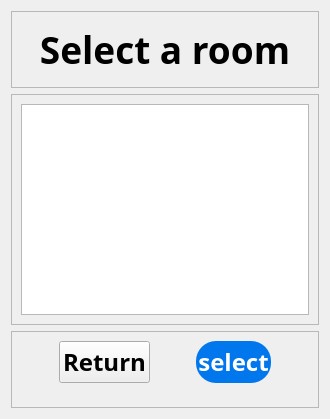
           <widget class="QWidget" name="select_page7">
            <layout class="QVBoxLayout" name="verticalLayout_13">
             <item>
              <layout class="QVBoxLayout" name="verticalLayout_12" stretch="1,3,1">
               <item>
                <widget class="QFrame" name="frame_21">
                 <property name="frameShape">
                  <enum>QFrame::StyledPanel</enum>
                 </property>
                 <property name="frameShadow">
                  <enum>QFrame::Raised</enum>
                 </property>
                 <layout class="QGridLayout" name="gridLayout_42">
                  <item row="0" column="0">
                   <layout class="QGridLayout" name="gridLayout_41">
                    <item row="0" column="0">
                     <widget class="QLabel" name="label_26">
                      <property name="font">
                       <font>
                        <family>Bahnschrift SemiBold</family>
                        <pointsize>28</pointsize>
                        <weight>75</weight>
                        <bold>true</bold>
                       </font>
                      </property>
                      <property name="text">
                       <string>Select a room</string>
                      </property>
                      <property name="alignment">
                       <set>Qt::AlignCenter</set>
                      </property>
                     </widget>
                    </item>
                   </layout>
                  </item>
                 </layout>
                </widget>
               </item>
               <item>
                <widget class="QFrame" name="frame_20">
                 <property name="frameShape">
                  <enum>QFrame::StyledPanel</enum>
                 </property>
                 <property name="frameShadow">
                  <enum>QFrame::Raised</enum>
                 </property>
                 <layout class="QGridLayout" name="gridLayout_44">
                  <item row="0" column="0">
                   <layout class="QGridLayout" name="gridLayout_43">
                    <item row="0" column="0">
                     <widget class="QTableWidget" name="room_info"/>
                    </item>
                   </layout>
                  </item>
                 </layout>
                </widget>
               </item>
               <item>
                <widget class="QFrame" name="frame_19">
                 <property name="frameShape">
                  <enum>QFrame::StyledPanel</enum>
                 </property>
                 <property name="frameShadow">
                  <enum>QFrame::Raised</enum>
                 </property>
                 <layout class="QGridLayout" name="gridLayout_46">
                  <item row="0" column="0">
                   <layout class="QGridLayout" name="gridLayout_45" columnstretch="2,4,0,4,2">
                    <item row="0" column="0">
                     <spacer name="horizontalSpacer_25">
                      <property name="orientation">
                       <enum>Qt::Horizontal</enum>
                      </property>
                      <property name="sizeHint" stdset="0">
                       <size>
                        <width>40</width>
                        <height>20</height>
                       </size>
                      </property>
                     </spacer>
                    </item>
                    <item row="0" column="4">
                     <spacer name="horizontalSpacer_27">
                      <property name="orientation">
                       <enum>Qt::Horizontal</enum>
                      </property>
                      <property name="sizeHint" stdset="0">
                       <size>
                        <width>40</width>
                        <height>20</height>
                       </size>
                      </property>
                     </spacer>
                    </item>
                    <item row="0" column="1">
                     <widget class="QPushButton" name="to_book_info_page">
                      <property name="sizePolicy">
                       <sizepolicy hsizetype="Minimum" vsizetype="Expanding">
                        <horstretch>0</horstretch>
                        <verstretch>0</verstretch>
                       </sizepolicy>
                      </property>
                      <property name="font">
                       <font>
                        <family>Bahnschrift SemiBold</family>
                        <pointsize>18</pointsize>
                        <weight>75</weight>
                        <bold>true</bold>
                       </font>
                      </property>
                      <property name="text">
                       <string>Return</string>
                      </property>
                     </widget>
                    </item>
                    <item row="0" column="3">
                     <widget class="QPushButton" name="to_confirm_order_page">
                      <property name="sizePolicy">
                       <sizepolicy hsizetype="Minimum" vsizetype="Expanding">
                        <horstretch>0</horstretch>
                        <verstretch>0</verstretch>
                       </sizepolicy>
                      </property>
                      <property name="font">
                       <font>
                        <family>Bahnschrift SemiBold</family>
                        <pointsize>18</pointsize>
                        <weight>75</weight>
                        <bold>true</bold>
                       </font>
                      </property>
                      <property name="styleSheet">
                       <string notr="true">QPushButton{background-color: rgb(0, 119, 237); border-radius:20px; color:rgb(255,255,255);}</string>
                      </property>
                      <property name="text">
                       <string>select</string>
                      </property>
                     </widget>
                    </item>
                    <item row="0" column="2">
                     <spacer name="horizontalSpacer_26">
                      <property name="orientation">
                       <enum>Qt::Horizontal</enum>
                      </property>
                      <property name="sizeHint" stdset="0">
                       <size>
                        <width>40</width>
                        <height>20</height>
                       </size>
                      </property>
                     </spacer>
                    </item>
                    <item row="1" column="1">
                     <spacer name="verticalSpacer_16">
                      <property name="orientation">
                       <enum>Qt::Vertical</enum>
                      </property>
                      <property name="sizeHint" stdset="0">
                       <size>
                        <width>20</width>
                        <height>40</height>
                       </size>
                      </property>
                     </spacer>
                    </item>
                   </layout>
                  </item>
                 </layout>
                </widget>
               </item>
              </layout>
             </item>
            </layout>
           </widget>
